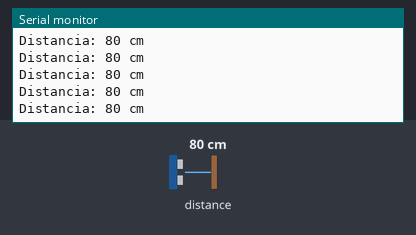
Simulated run of this sketch. Board: ESP32. Shown: the last lines printed to the serial monitor. Inputs (shaded band) come from the test bench; at power-on: distance to the obstacle 80 cm.

Above: at 1.2 s.
1.3 s: distance to the obstacle set to 2 cm
At 1.61 s:
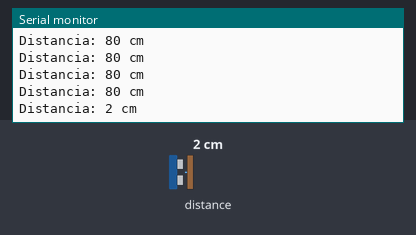
2.8 s: distance to the obstacle set to 4 cm
At 3.01 s:
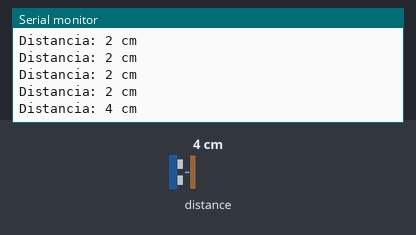
Timing chart, 0 to 5.8 s (numbered marks = the images above; inputs shaded):
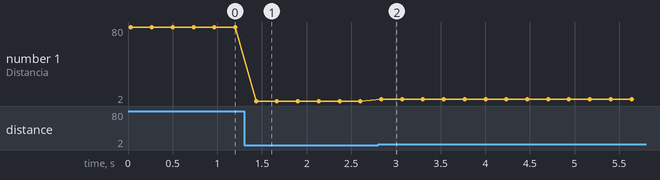

Measured:
- after the input at 1.3 s, the serial monitor: prints a new line after 0.13 s (image 1)
- after the input at 2.8 s, the serial monitor: prints a new line at once (image 2)
- plotted number 1: 80 → 2 after the input at 1.3 s, 2 → 4 after the input at 2.8 s

The sketch:

ESP32_supermini.ino
```cpp
#include <WiFi.h> //jeje no se puede usar wifi
#include <esp_now.h>
#include <Wire.h>
#include "Adafruit_VL53L0X.h"

// pines I2C
#define SDA_PIN 8
#define SCL_PIN 9

Adafruit_VL53L0X lox = Adafruit_VL53L0X();

// MAC del receptor
uint8_t broadcastAddress[] = {0xA0, 0xF2, 0x62, 0xA6, 0x18, 0xF};

// estructura
typedef struct struct_message {
  bool ledState;
} struct_message;

struct_message myData;

esp_now_peer_info_t peerInfo;

void setup() {

  Serial.begin(115200);

  // iniciar I2C
  Wire.begin(SDA_PIN, SCL_PIN);

  // iniciar sensor
  if (!lox.begin()) {
    Serial.println("No se detecto VL53L0X");
    while (1);
  }

  WiFi.mode(WIFI_STA);


  if (esp_now_init() != ESP_OK) {
    Serial.println("Error ESP-NOW");
    return;
  }

  // registrar receptor
  memcpy(peerInfo.peer_addr, broadcastAddress, 6);
  peerInfo.channel = 0;
  peerInfo.encrypt = false;

  if (esp_now_add_peer(&peerInfo) != ESP_OK) {
    Serial.println("Error agregando receptor");
    return;
  }
}

void loop() {

  VL53L0X_RangingMeasurementData_t measure;

  lox.rangingTest(&measure, false);

  if (measure.RangeStatus != 4) {

    int distancia = measure.RangeMilliMeter / 10;

    Serial.print("Distancia: ");
    Serial.print(distancia);
    Serial.println(" cm");

    // Menor o igual a 20 cm
    if (distancia <= 20) {
      myData.ledState = true;
    } else {
      myData.ledState = false;
    }

    // enviar señal
    esp_now_send(broadcastAddress, (uint8_t *) &myData, sizeof(myData));
  }

  delay(200);
}
```
